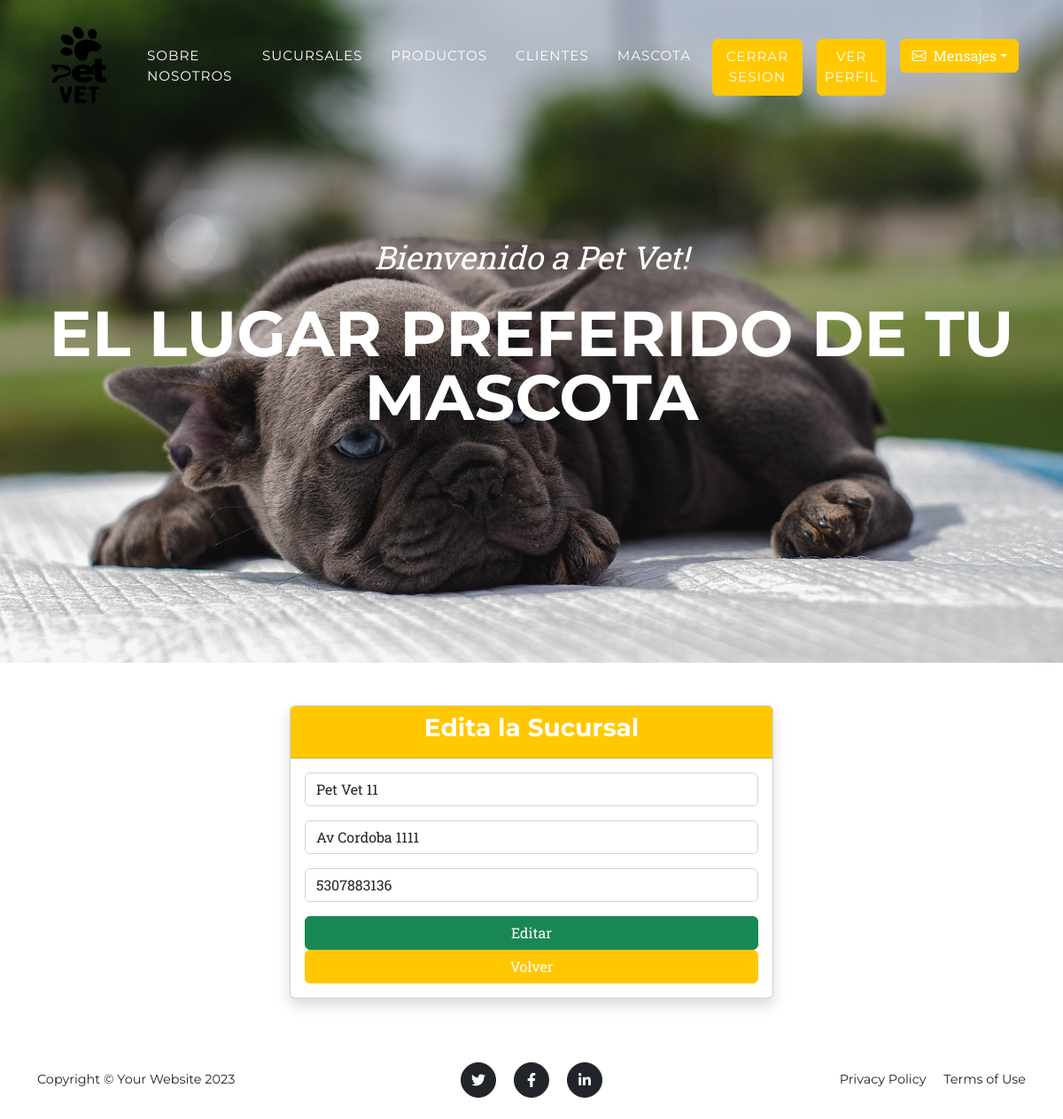
/editar-sucursal/2 (signed in), run on the app's committed database.
### app_vete/models.py (models this page shows, shortened)
class Sucursal(models.Model):
    nombre = models.CharField(max_length=100)
    direccion = models.CharField(max_length=255)
    telefono = models.CharField(max_length=20)

### app_vete/views.py (the view)
# urls.py: path('editar-sucursal/<int:id>', views.editar_sucursal, name = "editar-sucursal"),
@user_passes_test(lambda u: u.is_superuser)
def editar_sucursal(request, id):
    sucursal = Sucursal.objects.get(id=id)
    if request.method == "POST":
        sucursal_form = SucursalFormulario(request.POST)
        if sucursal_form.is_valid():
            info_limpia = sucursal_form.cleaned_data
            sucursal.nombre = info_limpia["nombre"]
            sucursal.direccion = info_limpia["direccion"]
            sucursal.telefono = info_limpia["telefono"]
            sucursal.save()
            messages.success(request, "Sucursal editada con éxito.")
        return redirect("sucursal")
    else:
        sucursal = Sucursal.objects.get(id=id)
        sucursal_form = SucursalFormulario(initial={"nombre": sucursal.nombre, "direccion": sucursal.direccion , "telefono": sucursal.telefono})
    return render(request, "app_vete/forms/editar-sucursal.html", {"sucursal_form": sucursal_form})

### app_vete/forms.py
class SucursalFormulario(forms.Form):
    nombre = forms.CharField(
        label = '',
        widget=forms.TextInput(attrs={
            'class': 'form-control',
            'placeholder': 'Nombre de la sucursal',
        })
    )
    direccion = forms.CharField(
        label = '',
        widget=forms.TextInput(attrs={
            'class': 'form-control',
            'placeholder': 'Direccion',
        })
    )
    telefono = forms.CharField(
        label = '',
        widget=forms.TextInput(attrs={
            'class': 'form-control',
            'placeholder': 'Telefono',
        })
    )

### app_vete/templates/app_vete/forms/editar-sucursal.html (shortened to what this page needs)
{% extends "app_vete/base.html" %}
{% load static %}
{% block content %}
<div class="container my-5">
    <div class="row justify-content-center">
        <div class="col-md-6">
            <div class="card shadow">
                <div class="card-header text-center bg-primary text-white">
                    <h3>Edita la Sucursal</h3>
                </div>
                <div class="card-body">
                    <form method="post">
                        {{ sucursal_form.as_p }}
                        <div class="text-center">
                            <button type="submit" class="btn btn-success w-100">Editar</button>
                            <a class="btn btn-warning w-100" href = "{% url 'sucursal' %}">Volver</a>
                        </div>
                    </form>
                </div>
            </div>
        </div>
    </div>
</div>
{% endblock %}

### data on the page
Sucursal: nombre "Pet Vet 11", direccion "Av Cordoba 1111", telefono "5307883136"
